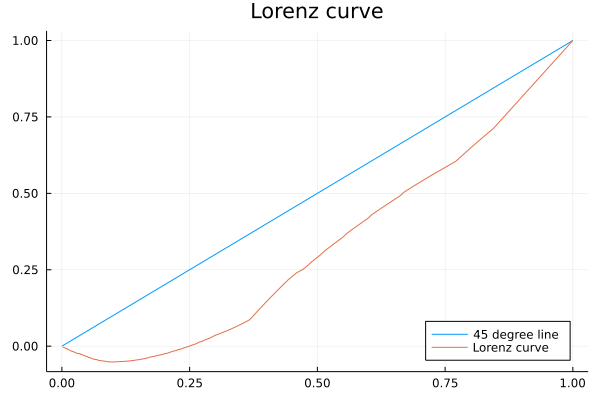

Reproduce this figure in Julia.
### Lorenz curve
using DataFrames
function Lorenz(prim::Primitives, res::Results)
    @unpack pol_func, distr = res
    @unpack s_grid, na, ns = prim

    prob = zeros(na)
    cdf = zeros(na)
    wealth = zeros(na, ns)
    wealth[:, 1] = pol_func[:, 1] .+ 1
    wealth[:, 2] = pol_func[:, 2] .+ 0.5

    total_wealth = zeros(na, ns)
    total_wealth[:, 1] = distr[:, 1].*wealth[:, 1]
    total_wealth[:, 2] = distr[:, 2].*wealth[:, 2]
    aggregate_wealth = sum(total_wealth)
    total_wealth = total_wealth/aggregate_wealth

    N = na*ns
    wealth_stack = zeros(N)
    wealth_stack = [total_wealth[:, 1]; total_wealth[:, 2]]

    people_sh = [distr[:, 1]; distr[:, 2]]

    df = DataFrame([wealth_stack, people_sh], :auto)
    rename!(df, [:x1, :x2] .=>  [:wealth, :people_sh])
    df = sort!(df) ### Important
    sum_people = zeros(N)
    sum_wealth = zeros(N)

    for i in 1:N
        sum_people[i] = sum(df.people_sh[1:i])
        sum_wealth[i] =  sum(df.wealth[1:i])
    end
    sum_people[N] = 1 ### Without it get 0.9999999999999887
    sum_wealth[N] = 1 ### Without it get 0.950845200818719 since negative wealth is also positive
    return sum_wealth, sum_people, df, wealth_stack
end

function Gini(prim::Primitives, res::Results; wealth = sum_wealth, share = sum_people)
    @unpack na, ns = prim

    ###
    area0 = 0.5
    area1 = 0
    x = collect(0:1/(ns*na-1):1)
    y = x
    diff = zeros(ns*na)
    for i in 1:length(share)
        if wealth[i] > 0
            diff[i] = y[i] - wealth[i]
        end
        if wealth[i] <= 0
            diff[i] = wealth[i] + y[i]
        end
    end
    for i in 1:(length(share)-1)
        area1 = area1 + (share[i+1] - share[i])*(diff[i] + diff[i+1])
    end

    return area1, area1/area0

end

###### To plot the Lorenz curve and compute Gini
sum_wealth, sum_people, df, wealth_stack = Lorenz(prim, res)


x = collect(0:1/(prim.ns*prim.na-1):1)
Plots.plot(x, x, title="Lorenz curve", label = "45 degree line")
Plots.plot!(sum_people, sum_wealth, title="Lorenz curve", label = "Lorenz curve", legend =:bottomright)
savefig(figpath*"PS2_Lorenz.png")

area, G = Gini(prim, res; wealth = sum_wealth, share = sum_people)

write(figpath*"gini.tex", G)